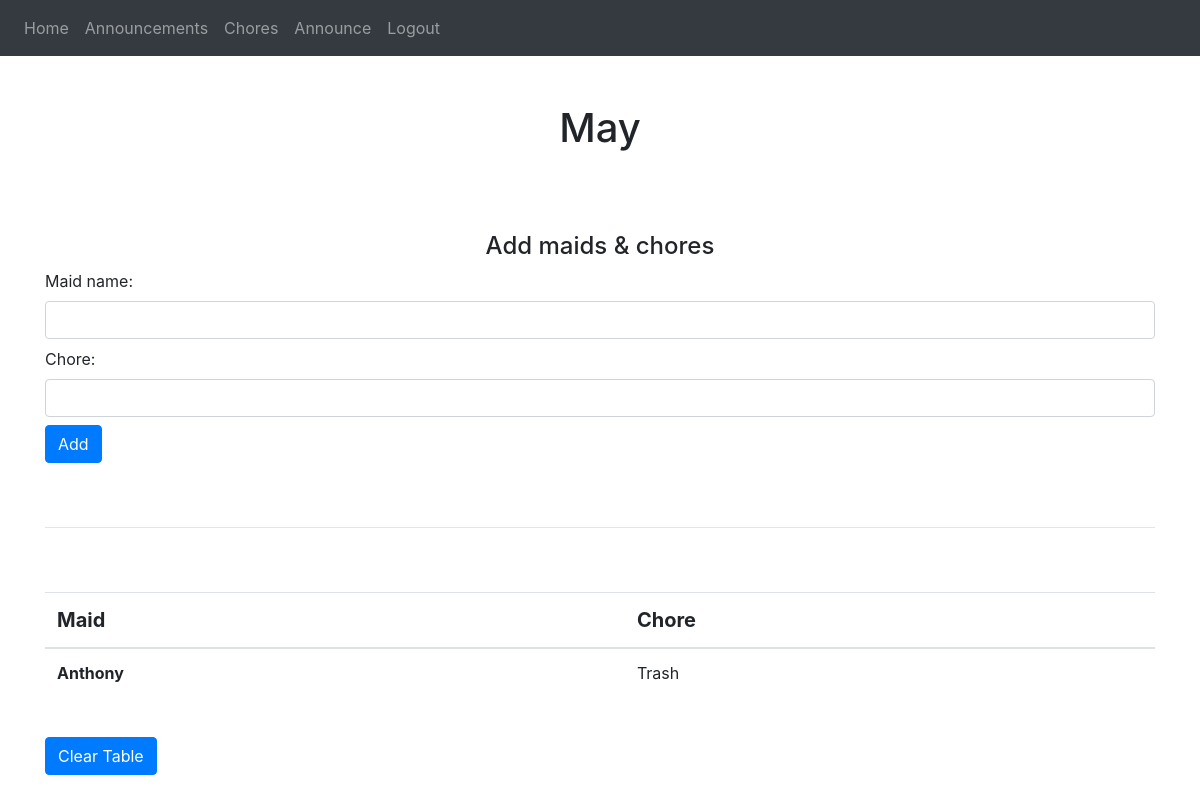
The app's page /chores (signed in), older data.
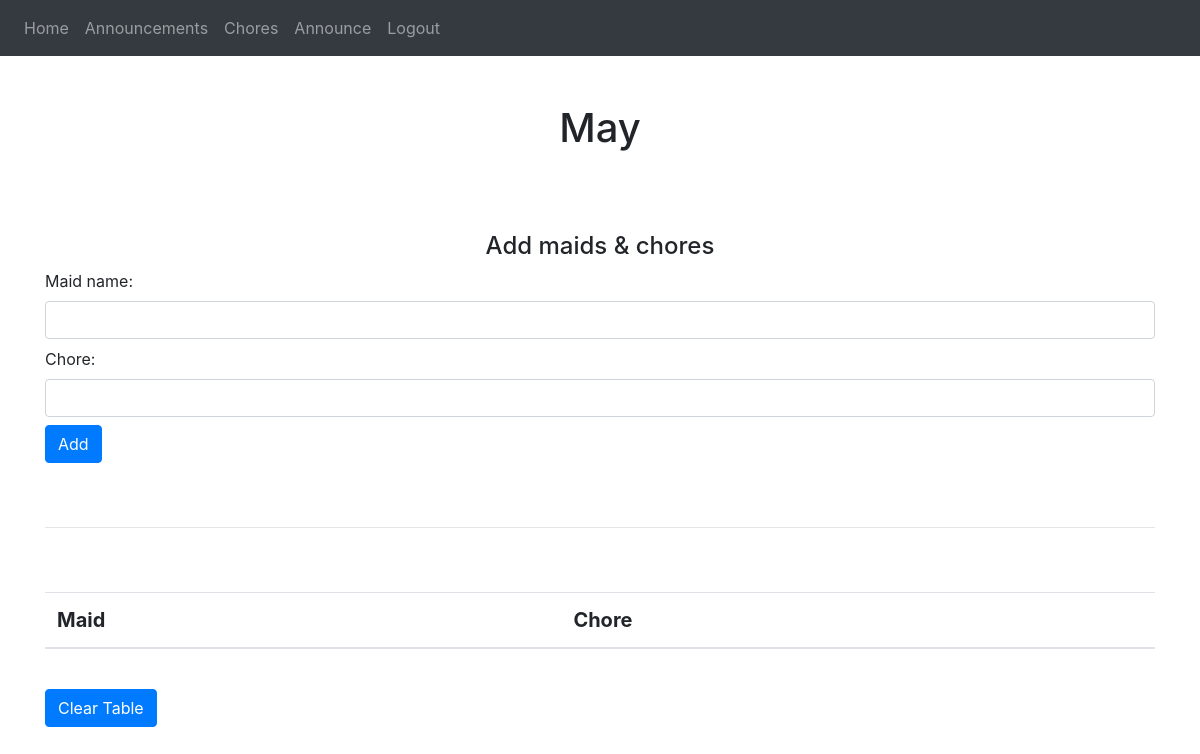
The same page, newer data.
### website/models.py (models this page shows)
class Maid(db.Model):
  id = db.Column(db.Integer, primary_key=True)
  maid = db.Column(db.String(100))
  chore = db.Column(db.String(100))

### website/views.py (the view, shortened to what this page needs)
@views.route('/chores', methods=['GET', 'POST', 'DELETE'])
@login_required
def chores():
    currentMonth = datetime.datetime.now()
    thisMonth = currentMonth.strftime("%B")
    return render_template("chores.html", user=current_user, mquery=Maid.query.all(), thisMonth = thisMonth)

### website/__init__.py (called while the page is built)
def create_app():
    app = Flask(__name__)
    app.config['SECRET_KEY'] = 'asdfghjkl'
    app.config['SQLALCHEMY_DATABASE_URI'] = f'sqlite:///{DB_NAME}'
    db.init_app(app)
    from.views import views
    from.auth import auth
    app.register_blueprint(views,url_prefix='/')
    app.register_blueprint(auth,url_prefix='/')
    from.models import User, Maid, Announcement
    create_database(app)
    login_manager = LoginManager()
    login_manager.login_view = 'auth.adlogin'
    login_manager.init_app(app)
    @login_manager.user_loader
    def load_user(id):
        return User.query.get(int(id))
    return app

### website/templates/chores.html
{% extends "base.html" %} {% block title %}Add{% endblock %}
{% block content%}
<br>
<br>
<div>
   <h1 align="center">{{thisMonth}}</h1>
   <br>
   <br>
   <br>
   <h4 align="center">Add maids & chores</h4>
   <form method ="POST">
      <div class="form-group mb-2">
         <label  for="maid name">Maid name: </label>
         <input  class="form-control"type="text" name="maid">
      </div>
      <div class="form-group mb-2">
         <label  for="maid chore">Chore: </label>
         <input  class="form-control"type="text" name="chore">
      </div>
      <div>
         <button type="submit" class="btn btn-primary">Add</button>
      </div>
   </form>
   <br>
   <br>
   <hr>
   <br>
   <br>
   <table class="table">
      <thead>
         <tr>
            <th scope="col" style = "font-size: 20px">Maid</th>
            <th scope="col" style = "font-size: 20px">Chore</th>
         </tr>
      </thead>
      <tbody>
         {% for maid in mquery %}
         <tr>
            <th scope="row">{{maid.maid}}</th>
            <td>{{maid.chore}} </td>
         </tr>
         {%endfor%}
      </tbody>
   </table>
   <br>
   <form action= "{{url_for('views.clearch')}}">
     <button type="submit" class="btn btn-primary">Clear Table</button>
   </form>
</div>
<br>
{% endblock %}

### website/templates/base.html (shortened to what this page needs)
<!doctype html>
<html lang="en">
   <head>
      <link rel="stylesheet" href="https://maxcdn.bootstrapcdn.com/bootstrap/4.0.0/css/bootstrap.min.css">
   </head>
   <body>
       <nav class="navbar navbar-expand-lg navbar-dark bg-dark">
           <div class="collapse navbar-collapse" id="navbar">
               <div class="navbar-nav">
                   {% if user.is_authenticated%}
                   <a class ="nav-item nav-link" id="home" href="/">Home</a>
                   <a class ="nav-item nav-link" id="notes" href="/announcements">Announcements</a>
                   <a class ="nav-item nav-link" id="notes" href="/chores">Chores</a>
                   <a class ="nav-item nav-link" id="notes" href="/announce">Announce</a>
                   <a class ="nav-item nav-link" id="logout" href="/adlogout">Logout</a>
                   {% else %}
                   <a class ="nav-item nav-link" id="home" href="/">Home</a>
                   <a class ="nav-item nav-link" id="login" href="/announcements">Announcements</a>
                   <a class ="nav-item nav-link" id="login" href="/adlogin">Admin</a>
                   {% endif %}
               </div>
           </div>
       </nav>
       <div class="container">
           {% block content %}
           {% endblock %}
       </div>
   </body>
</html>

Row changes from the older to the newer data that the page shows:
removed Maid: maid "Anthony", chore "Trash"
